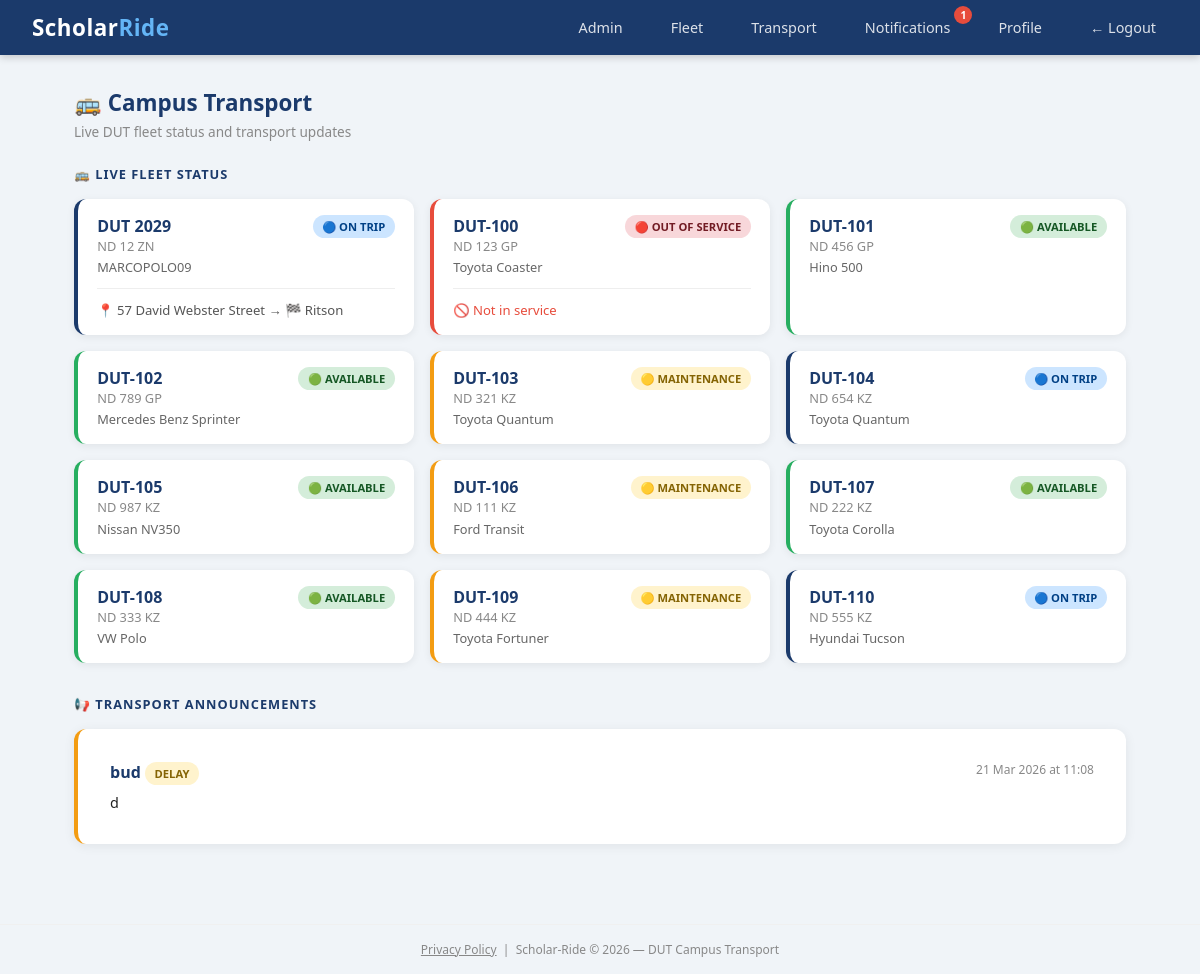
/transport (signed in), run on the app's committed database.
### scholar_ride/models.py (models this page shows)
class Vehicle(db.Model):
    id = db.Column(db.Integer, primary_key=True)
    bus_number = db.Column(db.String(20), unique=True, nullable=False)
    registration_number = db.Column(db.String(20), unique=True, nullable=False)
    vehicle_type = db.Column(db.String(50), nullable=False)
    make_model = db.Column(db.String(100), nullable=False)
    capacity = db.Column(db.Integer, nullable=False)
    status = db.Column(db.String(20), default='available')
    current_driver_id = db.Column(db.Integer, db.ForeignKey('user.id'), nullable=True)
    current_ride_id = db.Column(db.Integer, db.ForeignKey('ride.id'), nullable=True)
    notes = db.Column(db.String(200), nullable=True)
    created_at = db.Column(db.DateTime, default=datetime.utcnow)
    current_driver = db.relationship('User', foreign_keys=[current_driver_id])
    current_ride = db.relationship('Ride', foreign_keys=[current_ride_id])

class Ride(db.Model):
    id = db.Column(db.Integer, primary_key=True)
    driver_id = db.Column(db.Integer, db.ForeignKey('user.id'), nullable=False)
    origin = db.Column(db.String(200), nullable=False)
    destination = db.Column(db.String(200), nullable=False)
    departure_time = db.Column(db.DateTime, nullable=False)
    available_seats = db.Column(db.Integer, nullable=False)
    total_seats = db.Column(db.Integer, nullable=False)
    status = db.Column(db.String(20), default='active')
    created_at = db.Column(db.DateTime, default=datetime.utcnow)
    bookings = db.relationship('Booking', backref='ride', lazy=True)
    vehicle_type = db.Column(db.String(50), nullable=True)
    vehicle_model = db.Column(db.String(100), nullable=True)
    registration_number = db.Column(db.String(20), nullable=True)
    completed_at = db.Column(db.DateTime, nullable=True)

class Announcement(db.Model):
    id = db.Column(db.Integer, primary_key=True)
    admin_id = db.Column(db.Integer, db.ForeignKey('user.id'), nullable=False)
    title = db.Column(db.String(200), nullable=False)
    body = db.Column(db.Text, nullable=False)
    category = db.Column(db.String(50))
    created_at = db.Column(db.DateTime, default=sast_now)

### scholar_ride/routes/admin.py (the view)
@admin.route('/transport')
@login_required
def transport_feed():
    from scholar_ride.models import Vehicle
    announcements = Announcement.query.order_by(Announcement.created_at.desc()).all()
    vehicles = Vehicle.query.order_by(Vehicle.bus_number).all()
    return render_template('transport/feed.html', announcements=announcements, vehicles=vehicles)

### scholar_ride/models.py (called while the page is built)
@login_manager.user_loader
def load_user(user_id):
    return User.query.get(int(user_id))

### scholar_ride/templates/transport/feed.html (shortened to what this page needs)
{% extends "base.html" %}
{% block content %}
<div class="page-header d-flex justify-between align-center mb-3">
    <div>
        <h4 style="color:#1B3A6B; margin-bottom:0.25rem;">🚌 Campus Transport</h4>
        <p class="text-muted">Live DUT fleet status and transport updates</p>
    </div>
</div>
{% if current_user.role in ['driver', 'admin'] %}
<h6 style="color:#1B3A6B; font-weight:700; margin-bottom:1rem; text-transform:uppercase; letter-spacing:1px; font-size:0.8rem;">
    🚌 Live Fleet Status
</h6>
{% if vehicles %}
<div style="display:grid; grid-template-columns: repeat(auto-fill, minmax(260px, 1fr)); gap:1rem; margin-bottom:2rem;">
    {% for vehicle in vehicles %}
    <div style="background:white; border-radius:12px; padding:1rem 1.2rem;
                box-shadow:0 2px 8px rgba(0,0,0,0.07);
                border-left: 4px solid
                {% if vehicle.status == 'available' %}#27ae60
                {% elif vehicle.status == 'on_trip' %}#1B3A6B
                {% elif vehicle.status == 'maintenance' %}#f39c12
                {% else %}#e74c3c{% endif %};">
        <div style="display:flex; justify-content:space-between; align-items:flex-start;">
            <div>
                <div style="font-weight:700; font-size:1rem; color:#1B3A6B;">{{ vehicle.bus_number }}</div>
                {% if current_user.role in ['admin', 'driver'] %}
                <div style="font-size:0.8rem; color:#888;">{{ vehicle.registration_number }}</div>
                {% endif %}
                <div style="font-size:0.8rem; color:#666; margin-top:0.2rem;">{{ vehicle.make_model }}</div>
            </div>
            <span class="badge
                {% if vehicle.status == 'available' %}badge-success
                {% elif vehicle.status == 'on_trip' %}badge-primary
                {% elif vehicle.status == 'maintenance' %}badge-warning
                {% else %}badge-danger{% endif %}"
                style="font-size:0.7rem;">
                {% if vehicle.status == 'available' %}🟢 AVAILABLE
                {% elif vehicle.status == 'on_trip' %}🔵 ON TRIP
                {% elif vehicle.status == 'maintenance' %}🟡 MAINTENANCE
                {% else %}🔴 OUT OF SERVICE{% endif %}
            </span>
        </div>
        {% if vehicle.status == 'on_trip' and vehicle.current_ride %}
        <div style="margin-top:0.75rem; padding-top:0.75rem; border-top:1px solid #eee; font-size:0.82rem; color:#555;">
            📍 {{ vehicle.current_ride.origin }} → 🏁 {{ vehicle.current_ride.destination }}
        </div>
        {% endif %}
        {% if vehicle.status == 'out_of_service' %}
        <div style="margin-top:0.75rem; padding-top:0.75rem; border-top:1px solid #eee; font-size:0.82rem; color:#e74c3c;">
            🚫 Not in service
        </div>
        {% endif %}
    </div>
    {% endfor %}
</div>
{% else %}
<div class="empty-state mb-4">
    <div class="empty-icon">🚌</div>
    <p>No vehicles in fleet yet.</p>
</div>
{% endif %}
{% endif %}
<h6 style="color:#1B3A6B; font-weight:700; margin-bottom:1rem; text-transform:uppercase; letter-spacing:1px; font-size:0.8rem;">
    📢 Transport Announcements
</h6>
{% if announcements %}
    {% for ann in announcements %}
    <div class="card mb-2 p-3" style="border-left: 4px solid
        {% if ann.category == 'breakdown' %}#e74c3c
        {% elif ann.category == 'delay' %}#f39c12
        {% elif ann.category == 'cancellation' %}#e74c3c
        {% else %}#1B3A6B{% endif %};">
        <div style="display:flex; justify-content:space-between; align-items:flex-start; flex-wrap:wrap; gap:0.5rem;">
            <div>
                <strong style="color:#1B3A6B;">{{ ann.title }}</strong>
                <span class="badge ms-2
                    {% if ann.category == 'breakdown' %}badge-danger
                    {% elif ann.category == 'delay' %}badge-warning
                    {% elif ann.category == 'cancellation' %}badge-danger
                    {% else %}badge-primary{% endif %}"
                    style="font-size:0.7rem;">
                    {{ ann.category | upper }}
                </span>
            </div>
            <small class="text-muted" style="font-size:0.75rem;">
                {{ ann.created_at.strftime('%d %b %Y at %H:%M') }}
            </small>
        </div>
        <p class="mb-0 mt-1" style="font-size:0.9rem;">{{ ann.body }}</p>
    </div>
    {% endfor %}
{% else %}
    <div class="empty-state">
        <div class="empty-icon">📢</div>
        <p>No transport announcements right now.</p>
    </div>
{% endif %}
{% endblock %}

### scholar_ride/templates/base.html (style rules this page uses)
*, *::before, *::after { box-sizing: border-box; margin: 0; padding: 0; }
body { font-family: 'Segoe UI', Tahoma, Geneva, Verdana, sans-serif; background: #f0f4f8; color: #222; }
.card { background: white; border-radius: 12px; box-shadow: 0 2px 12px rgba(0,0,0,0.07); padding: 2rem; margin-bottom: 1.5rem; }
.badge { display: inline-block; padding: 0.25rem 0.6rem; border-radius: 20px; font-size: 0.75rem; font-weight: 700; }
.badge-success { background: #d4edda; color: #155724; }
.badge-danger { background: #f8d7da; color: #721c24; }
.badge-warning { background: #fff3cd; color: #856404; }
.badge-primary { background: #cce5ff; color: #004085; }
.text-muted { color: #888; font-size: 0.85rem; }
.mt-1 { margin-top: 0.5rem; }
.mb-2 { margin-bottom: 1rem; }
.d-flex { display: flex; }
.justify-between { justify-content: space-between; }
.align-center { align-items: center; }
.page-header { margin-bottom: 1.5rem; }
.page-header h4 { color: #1B3A6B; font-size: 1.4rem; font-weight: 700; }

### data on the page
Vehicle: bus_number "DUT 2029", registration_number "ND 12 ZN", make_model "MARCOPOLO09", status "🔵 ON TRIP", current_ride.origin "57 David Webster Street", current_ride.destination "Ritson"
Vehicle: bus_number "DUT-100", registration_number "ND 123 GP", make_model "Toyota Coaster", status "🔴 OUT OF SERVICE"
Vehicle: bus_number "DUT-101", registration_number "ND 456 GP", make_model "Hino 500", status "🟢 AVAILABLE"
Vehicle: bus_number "DUT-102", registration_number "ND 789 GP", make_model "Mercedes Benz Sprinter", status "🟢 AVAILABLE"
Vehicle: bus_number "DUT-103", registration_number "ND 321 KZ", make_model "Toyota Quantum", status "🟡 MAINTENANCE"
Vehicle: bus_number "DUT-104", registration_number "ND 654 KZ", make_model "Toyota Quantum", status "🔵 ON TRIP"
Vehicle: bus_number "DUT-105", registration_number "ND 987 KZ", make_model "Nissan NV350", status "🟢 AVAILABLE"
Vehicle: bus_number "DUT-106", registration_number "ND 111 KZ", make_model "Ford Transit", status "🟡 MAINTENANCE"
Vehicle: bus_number "DUT-107", registration_number "ND 222 KZ", make_model "Toyota Corolla", status "🟢 AVAILABLE"
Vehicle: bus_number "DUT-108", registration_number "ND 333 KZ", make_model "VW Polo", status "🟢 AVAILABLE"
Vehicle: bus_number "DUT-109", registration_number "ND 444 KZ", make_model "Toyota Fortuner", status "🟡 MAINTENANCE"
Vehicle: bus_number "DUT-110", registration_number "ND 555 KZ", make_model "Hyundai Tucson", status "🔵 ON TRIP"
Announcement: title "bud", category "DELAY", created_at "21 Mar 2026 at 11:08", body "d"

### other printed values
{{ unread_count }} "1"
